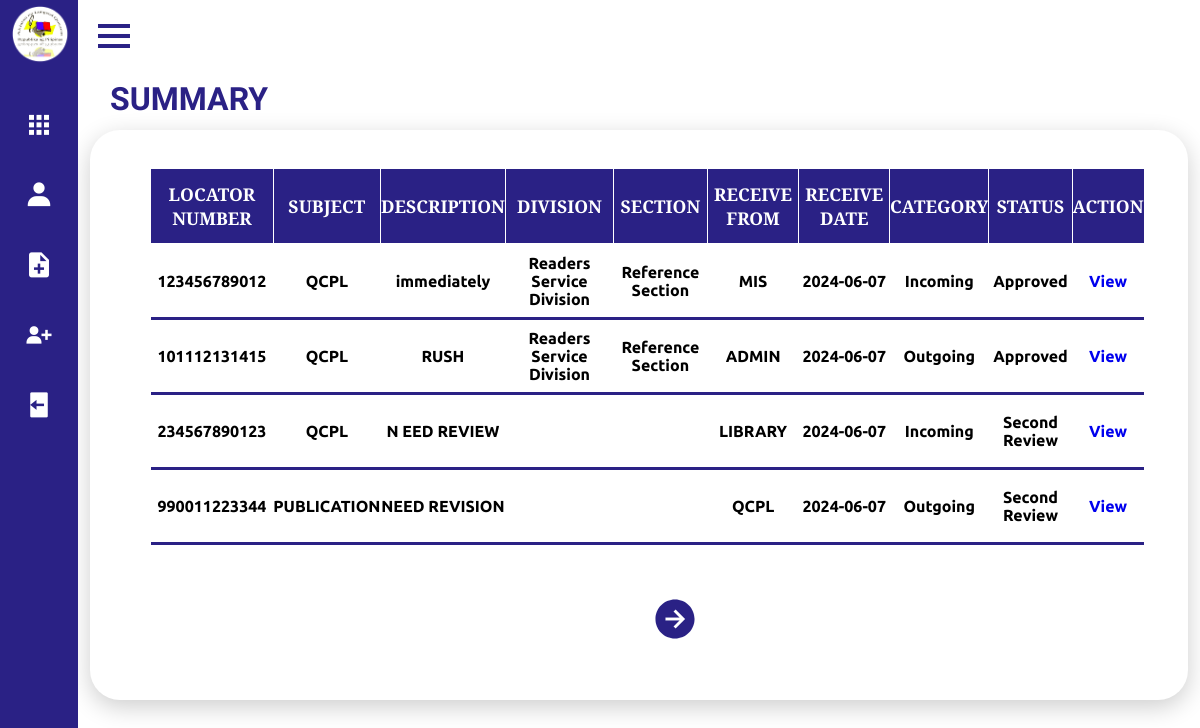
Page /Frontend/Dashboard/dash.php on the earlier database version.
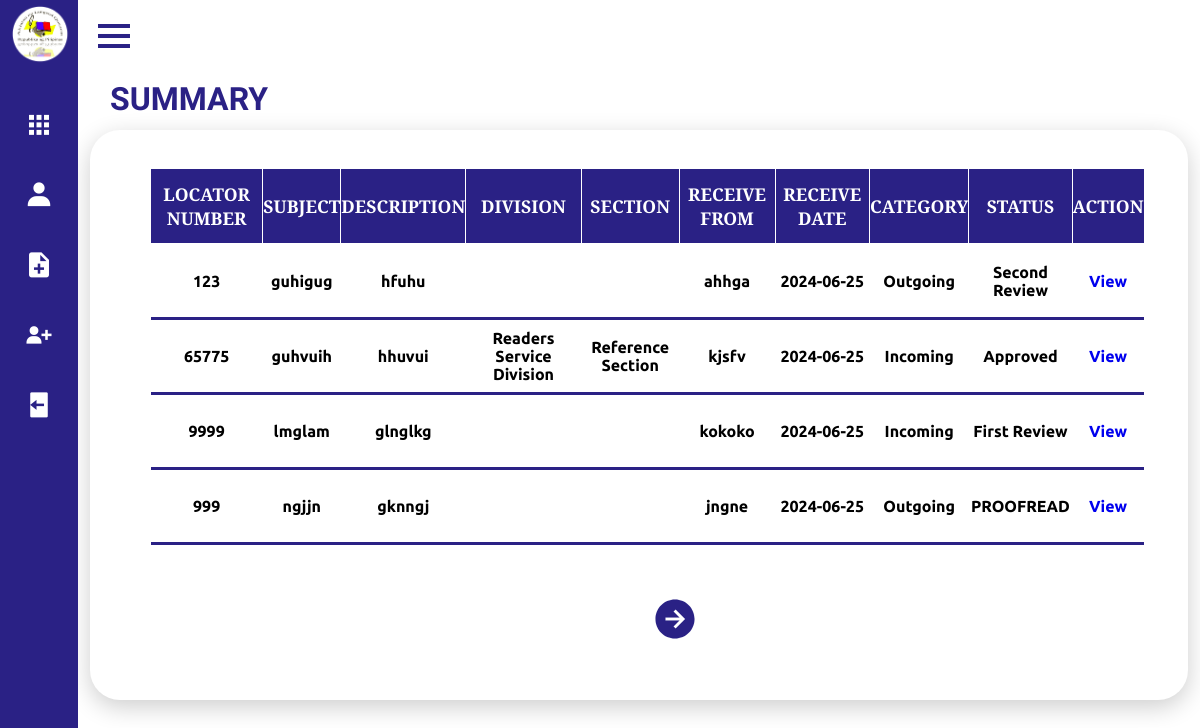
Same page on the later database version.
### tables this page shows
CREATE TABLE `fileupload` (
  `id` int(11) NOT NULL,
  `file_name` varchar(255) NOT NULL,
  `division` varchar(255) DEFAULT NULL,
  `section` varchar(255) DEFAULT NULL,
  `category` enum('Incoming','Outgoing','','') DEFAULT NULL,
  `locator_num` varchar(255) DEFAULT NULL,
  `received_date` date DEFAULT NULL,
  `received_from` varchar(255) DEFAULT NULL,
  `subject` varchar(255) DEFAULT NULL,
  `description` text DEFAULT NULL,
  `type` varchar(100) DEFAULT NULL,
  `file_path` varchar(255) NOT NULL,
  `proofreader_comment` varchar(255) NOT NULL,
  `boss2_comment` varchar(255) NOT NULL,
  `boss1_comment` varchar(255) NOT NULL,
  `status` varchar(255) NOT NULL
);

### Frontend/Dashboard/dash.php (the view, shortened to what this page needs)
<!DOCTYPE html>
<html lang="en">
<head>
    <link rel="stylesheet" href="style.css">
    <link href='https://unpkg.com/boxicons@2.0.7/css/boxicons.min.css' rel='stylesheet'>
</head>
<body>
     <div class="sidebar close">
        <div class="logo-details">
            <span class="img">
                <img src="imgs/logo.png" >
            </span>
        </div>
        <ul class="nav-links">
          <li>
            <div class="iocn-link">
              <a href="dash.php">
                <i class='bx bxs-grid'></i>
              </a>
            </div>
          </li>
          <li>
            <div class="iocn-link">
              <a href="user.php">
                <i class='bx bxs-user' ></i>
              </a>
            </div>
          </li>
          <li>
            <a href="doc.html">
              <i class='bx bxs-file-plus' ></i>
            </a>
          </li>
          <li>
            <a href="adduser.html">
              <i class='bx bxs-user-plus' ></i>
            </a>
          </li>
          <li>
            <a href="/qcpl/Backend/logout.php">
              <i class='bx bxs-log-out' ></i>
            </a>
          </li>
      </ul>
      </div>
        <section class="home-section">
            <div class="home-content">
              <i class='bx bx-menu' ></i>
            </div>
            <div class="details">
                <div class="upload">
                    <div class="cardHeader">
                        <h2>SUMMARY</h2>
            <div class ="summary">
            <?php
                $server = "localhost";
                $username = "root";
                $password = "";
                $db = "qcpl";
                $conn = new mysqli($server, $username, $password, $db);
                $rowsPerPage = 4;
                $page = isset($_GET['page']) ? intval($_GET['page']) : 1;
                $offset = ($page - 1) * $rowsPerPage;
                $sql = "SELECT * FROM fileupload LIMIT ? OFFSET ?";
                $stmt = $conn->prepare($sql);
                $stmt->bind_param("ii", $rowsPerPage, $offset);
                $stmt->execute();
                $result = $stmt->get_result();
                if ($result->num_rows > 0) {
                    echo "<table>";
                    echo "<tr><th>Locator Number</th><th>Subject</th><th>Description</th><th>Division</th><th>Section</th><th>Receive From</th><th>Receive Date</th><th>Category</th><th>Status</th><th>Action</th></tr>";
                    while ($row = $result->fetch_assoc()) {
                        echo "<tr>";
                        echo "<td><center>" . $row["locator_num"] . "</td>";
                        echo "<td><center>" . $row["subject"] . "</td>";
                        echo "<td><center>" . $row["description"] . "</td>";
                        echo "<td><center>" . $row["division"] . "</td>";
                        echo "<td><center>" . $row["section"] . "</td>";
                        echo "<td><center>" . $row["received_from"] . "</td>";
                        echo "<td><center>" . $row["received_date"] . "</td>";
                        echo "<td><center>" . $row["category"] . "</td>";
                        echo "<td><center>" . $row["status"] . "</td>";
                        echo "<td>" ."<center>". "<a href='adminlocator.php?locator_num=" . htmlspecialchars($row["locator_num"]) . "' target='_self'>View</a></td>";
                        echo "</tr>";
                      }
                      echo "</table>";
                      $nextPage = $page + 1;
                      echo "<a href='?page=$nextPage' id='next' ><ion-icon name='arrow-forward-circle-sharp'></ion-icon></a>";
                  } else {
                      echo "<p>No Approved Document.</p>";
                  }
            ?>
            </div>
            </div>
                    </div>
                </div>
    </section>
</body>
</html>

Differences in the rows shown:
removed fileupload: locator_num "123456789012", subject "QCPL", description "immediately", division "Readers Service Division", section "Reference Section", received_from "MIS", received_date "2024-06-07", category "Incoming", status "Approved"
removed fileupload: locator_num "101112131415", subject "QCPL", description "RUSH", division "Readers Service Division", section "Reference Section", received_from "ADMIN", received_date "2024-06-07", category "Outgoing", status "Approved"
removed fileupload: locator_num "234567890123", subject "QCPL", description "N EED REVIEW", received_from "LIBRARY", received_date "2024-06-07", category "Incoming", status "Second Review"
removed fileupload: locator_num "990011223344", subject "PUBLICATION", description "NEED REVISION", received_from "QCPL", received_date "2024-06-07", category "Outgoing", status "Second Review"
added fileupload: locator_num "123", subject "guhigug", description "hfuhu", received_from "ahhga", received_date "2024-06-25", category "Outgoing", status "Second Review"
added fileupload: locator_num "65775", subject "guhvuih", description "hhuvui", division "Readers Service Division", section "Reference Section", received_from "kjsfv", received_date "2024-06-25", category "Incoming", status "Approved"
added fileupload: locator_num "9999", subject "lmglam", description "glnglkg", received_from "kokoko", received_date "2024-06-25", category "Incoming", status "First Review"
added fileupload: locator_num "999", subject "ngjjn", description "gknngj", received_from "jngne", received_date "2024-06-25", category "Outgoing", status "PROOFREAD"
